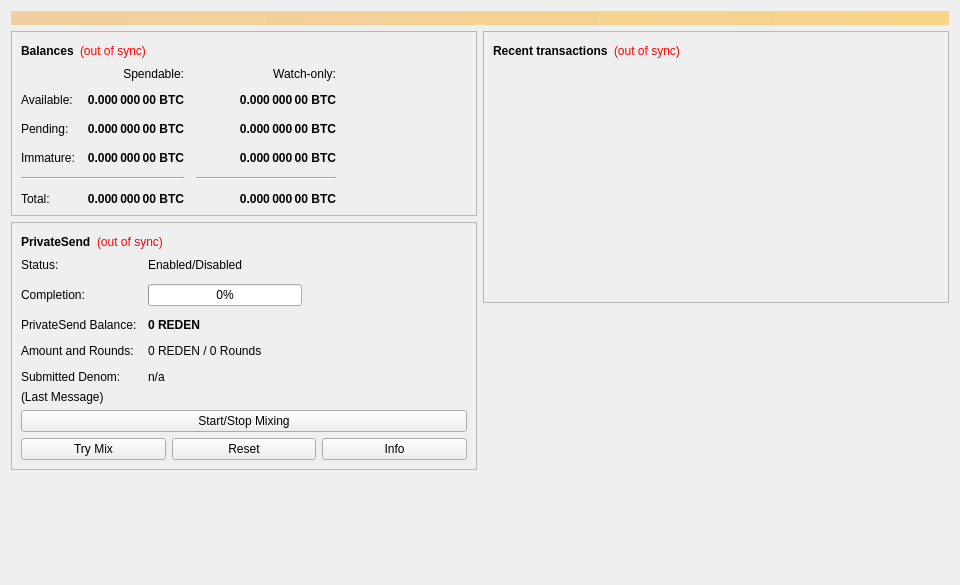
<?xml version="1.0" encoding="UTF-8"?>
<ui version="4.0">
 <class>OverviewPage</class>
 <widget class="QWidget" name="OverviewPage">
  <property name="geometry">
   <rect>
    <x>0</x>
    <y>0</y>
    <width>960</width>
    <height>585</height>
   </rect>
  </property>
  <property name="minimumSize">
   <size>
    <width>960</width>
    <height>0</height>
   </size>
  </property>
  <property name="windowTitle">
   <string>Form</string>
  </property>
  <layout class="QVBoxLayout" name="topLayout">
   <item>
    <widget class="QLabel" name="labelAlerts">
     <property name="visible">
      <bool>false</bool>
     </property>
     <property name="styleSheet">
      <string notr="true">background-color: qlineargradient(x1: 0, y1: 0, x2: 1, y2: 0, stop:0 #F0D0A0, stop:1 #F8D488); color:#000000;</string>
     </property>
     <property name="wordWrap">
      <bool>true</bool>
     </property>
     <property name="margin">
      <number>3</number>
     </property>
    </widget>
   </item>
   <item>
    <layout class="QHBoxLayout" name="horizontalLayout" stretch="1,1">
     <item>
      <layout class="QVBoxLayout" name="verticalLayout_2">
       <item>
        <widget class="QFrame" name="frame">
         <property name="frameShape">
          <enum>QFrame::StyledPanel</enum>
         </property>
         <property name="frameShadow">
          <enum>QFrame::Raised</enum>
         </property>
         <layout class="QVBoxLayout" name="verticalLayout_4">
          <item>
           <layout class="QHBoxLayout" name="horizontalLayout_4">
            <item>
             <widget class="QLabel" name="label_5">
              <property name="font">
               <font>
                <weight>75</weight>
                <bold>true</bold>
               </font>
              </property>
              <property name="text">
               <string>Balances</string>
              </property>
             </widget>
            </item>
            <item>
             <widget class="QLabel" name="labelWalletStatus">
              <property name="toolTip">
               <string>The displayed information may be out of date. Your wallet automatically synchronizes with the Reden network after a connection is established, but this process has not completed yet.</string>
              </property>
              <property name="styleSheet">
               <string notr="true">QLabel { color: red; }</string>
              </property>
              <property name="text">
               <string notr="true">(out of sync)</string>
              </property>
              <property name="alignment">
               <set>Qt::AlignLeading|Qt::AlignLeft|Qt::AlignVCenter</set>
              </property>
             </widget>
            </item>
            <item>
             <spacer name="horizontalSpacer_3">
              <property name="orientation">
               <enum>Qt::Horizontal</enum>
              </property>
              <property name="sizeHint" stdset="0">
               <size>
                <width>40</width>
                <height>20</height>
               </size>
              </property>
             </spacer>
            </item>
           </layout>
          </item>
          <item>
           <layout class="QGridLayout" name="gridLayout">
            <property name="spacing">
             <number>12</number>
            </property>
            <item row="2" column="2">
             <widget class="QLabel" name="labelWatchPending">
              <property name="font">
               <font>
                <weight>75</weight>
                <bold>true</bold>
               </font>
              </property>
              <property name="cursor">
               <cursorShape>IBeamCursor</cursorShape>
              </property>
              <property name="toolTip">
               <string>Unconfirmed transactions to watch-only addresses</string>
              </property>
              <property name="text">
               <string notr="true">0.000 000 00 BTC</string>
              </property>
              <property name="alignment">
               <set>Qt::AlignRight|Qt::AlignTrailing|Qt::AlignVCenter</set>
              </property>
              <property name="textInteractionFlags">
               <set>Qt::LinksAccessibleByMouse|Qt::TextSelectableByKeyboard|Qt::TextSelectableByMouse</set>
              </property>
             </widget>
            </item>
            <item row="2" column="1">
             <widget class="QLabel" name="labelUnconfirmed">
              <property name="font">
               <font>
                <weight>75</weight>
                <bold>true</bold>
               </font>
              </property>
              <property name="cursor">
               <cursorShape>IBeamCursor</cursorShape>
              </property>
              <property name="toolTip">
               <string>Total of transactions that have yet to be confirmed, and do not yet count toward the spendable balance</string>
              </property>
              <property name="text">
               <string notr="true">0.000 000 00 BTC</string>
              </property>
              <property name="alignment">
               <set>Qt::AlignRight|Qt::AlignTrailing|Qt::AlignVCenter</set>
              </property>
              <property name="textInteractionFlags">
               <set>Qt::LinksAccessibleByMouse|Qt::TextSelectableByKeyboard|Qt::TextSelectableByMouse</set>
              </property>
             </widget>
            </item>
            <item row="3" column="2">
             <widget class="QLabel" name="labelWatchImmature">
              <property name="font">
               <font>
                <weight>75</weight>
                <bold>true</bold>
               </font>
              </property>
              <property name="cursor">
               <cursorShape>IBeamCursor</cursorShape>
              </property>
              <property name="toolTip">
               <string>Mined balance in watch-only addresses that has not yet matured</string>
              </property>
              <property name="text">
               <string notr="true">0.000 000 00 BTC</string>
              </property>
              <property name="alignment">
               <set>Qt::AlignRight|Qt::AlignTrailing|Qt::AlignVCenter</set>
              </property>
              <property name="textInteractionFlags">
               <set>Qt::LinksAccessibleByMouse|Qt::TextSelectableByKeyboard|Qt::TextSelectableByMouse</set>
              </property>
             </widget>
            </item>
            <item row="4" column="0" colspan="2">
             <widget class="Line" name="lineSpendableBalance">
              <property name="orientation">
               <enum>Qt::Horizontal</enum>
              </property>
             </widget>
            </item>
            <item row="4" column="2">
             <widget class="Line" name="lineWatchBalance">
              <property name="sizePolicy">
               <sizepolicy hsizetype="Preferred" vsizetype="Fixed">
                <horstretch>0</horstretch>
                <verstretch>0</verstretch>
               </sizepolicy>
              </property>
              <property name="minimumSize">
               <size>
                <width>140</width>
                <height>0</height>
               </size>
              </property>
              <property name="orientation">
               <enum>Qt::Horizontal</enum>
              </property>
             </widget>
            </item>
            <item row="5" column="0">
             <widget class="QLabel" name="labelTotalText">
              <property name="text">
               <string>Total:</string>
              </property>
             </widget>
            </item>
            <item row="3" column="1">
             <widget class="QLabel" name="labelImmature">
              <property name="font">
               <font>
                <weight>75</weight>
                <bold>true</bold>
               </font>
              </property>
              <property name="cursor">
               <cursorShape>IBeamCursor</cursorShape>
              </property>
              <property name="toolTip">
               <string>Mined balance that has not yet matured</string>
              </property>
              <property name="text">
               <string notr="true">0.000 000 00 BTC</string>
              </property>
              <property name="alignment">
               <set>Qt::AlignRight|Qt::AlignTrailing|Qt::AlignVCenter</set>
              </property>
              <property name="textInteractionFlags">
               <set>Qt::LinksAccessibleByMouse|Qt::TextSelectableByKeyboard|Qt::TextSelectableByMouse</set>
              </property>
             </widget>
            </item>
            <item row="2" column="3">
             <spacer name="horizontalSpacer_2">
              <property name="orientation">
               <enum>Qt::Horizontal</enum>
              </property>
              <property name="sizeHint" stdset="0">
               <size>
                <width>40</width>
                <height>20</height>
               </size>
              </property>
             </spacer>
            </item>
            <item row="3" column="0">
             <widget class="QLabel" name="labelImmatureText">
              <property name="text">
               <string>Immature:</string>
              </property>
             </widget>
            </item>
            <item row="5" column="1">
             <widget class="QLabel" name="labelTotal">
              <property name="font">
               <font>
                <weight>75</weight>
                <bold>true</bold>
               </font>
              </property>
              <property name="cursor">
               <cursorShape>IBeamCursor</cursorShape>
              </property>
              <property name="toolTip">
               <string>Your current total balance</string>
              </property>
              <property name="text">
               <string notr="true">0.000 000 00 BTC</string>
              </property>
              <property name="alignment">
               <set>Qt::AlignRight|Qt::AlignTrailing|Qt::AlignVCenter</set>
              </property>
              <property name="textInteractionFlags">
               <set>Qt::LinksAccessibleByMouse|Qt::TextSelectableByKeyboard|Qt::TextSelectableByMouse</set>
              </property>
             </widget>
            </item>
            <item row="5" column="2">
             <widget class="QLabel" name="labelWatchTotal">
              <property name="font">
               <font>
                <weight>75</weight>
                <bold>true</bold>
               </font>
              </property>
              <property name="cursor">
               <cursorShape>IBeamCursor</cursorShape>
              </property>
              <property name="toolTip">
               <string>Current total balance in watch-only addresses</string>
              </property>
              <property name="text">
               <string notr="true">0.000 000 00 BTC</string>
              </property>
              <property name="alignment">
               <set>Qt::AlignRight|Qt::AlignTrailing|Qt::AlignVCenter</set>
              </property>
              <property name="textInteractionFlags">
               <set>Qt::LinksAccessibleByMouse|Qt::TextSelectableByKeyboard|Qt::TextSelectableByMouse</set>
              </property>
             </widget>
            </item>
            <item row="0" column="2">
             <widget class="QLabel" name="labelWatchonly">
              <property name="text">
               <string>Watch-only:</string>
              </property>
              <property name="alignment">
               <set>Qt::AlignRight|Qt::AlignTrailing|Qt::AlignVCenter</set>
              </property>
             </widget>
            </item>
            <item row="1" column="0">
             <widget class="QLabel" name="labelBalanceText">
              <property name="text">
               <string>Available:</string>
              </property>
             </widget>
            </item>
            <item row="1" column="1">
             <widget class="QLabel" name="labelBalance">
              <property name="font">
               <font>
                <weight>75</weight>
                <bold>true</bold>
               </font>
              </property>
              <property name="cursor">
               <cursorShape>IBeamCursor</cursorShape>
              </property>
              <property name="toolTip">
               <string>Your current spendable balance</string>
              </property>
              <property name="text">
               <string notr="true">0.000 000 00 BTC</string>
              </property>
              <property name="alignment">
               <set>Qt::AlignRight|Qt::AlignTrailing|Qt::AlignVCenter</set>
              </property>
              <property name="textInteractionFlags">
               <set>Qt::LinksAccessibleByMouse|Qt::TextSelectableByKeyboard|Qt::TextSelectableByMouse</set>
              </property>
             </widget>
            </item>
            <item row="1" column="2">
             <widget class="QLabel" name="labelWatchAvailable">
              <property name="font">
               <font>
                <weight>75</weight>
                <bold>true</bold>
               </font>
              </property>
              <property name="cursor">
               <cursorShape>IBeamCursor</cursorShape>
              </property>
              <property name="toolTip">
               <string>Your current balance in watch-only addresses</string>
              </property>
              <property name="text">
               <string notr="true">0.000 000 00 BTC</string>
              </property>
              <property name="alignment">
               <set>Qt::AlignRight|Qt::AlignTrailing|Qt::AlignVCenter</set>
              </property>
              <property name="textInteractionFlags">
               <set>Qt::LinksAccessibleByMouse|Qt::TextSelectableByKeyboard|Qt::TextSelectableByMouse</set>
              </property>
             </widget>
            </item>
            <item row="2" column="0">
             <widget class="QLabel" name="labelPendingText">
              <property name="text">
               <string>Pending:</string>
              </property>
             </widget>
            </item>
            <item row="0" column="1">
             <widget class="QLabel" name="labelSpendable">
              <property name="text">
               <string>Spendable:</string>
              </property>
              <property name="alignment">
               <set>Qt::AlignRight|Qt::AlignTrailing|Qt::AlignVCenter</set>
              </property>
             </widget>
            </item>
           </layout>
          </item>
         </layout>
        </widget>
       </item>
       <item>
        <widget class="QFrame" name="framePrivateSend">
         <property name="layoutDirection">
          <enum>Qt::LeftToRight</enum>
         </property>
         <property name="frameShape">
          <enum>QFrame::StyledPanel</enum>
         </property>
         <property name="frameShadow">
          <enum>QFrame::Raised</enum>
         </property>
         <layout class="QVBoxLayout" name="VerticalLayout_PS1">
          <item>
           <layout class="QHBoxLayout" name="horizontalLayout_5">
            <item>
             <widget class="QLabel" name="labelPrivateSendHeader">
              <property name="font">
               <font>
                <weight>75</weight>
                <bold>true</bold>
               </font>
              </property>
              <property name="text">
               <string>PrivateSend</string>
              </property>
             </widget>
            </item>
            <item>
             <widget class="QLabel" name="labelPrivateSendSyncStatus">
              <property name="toolTip">
               <string>The displayed information may be out of date. Your wallet automatically synchronizes with the Reden network after a connection is established, but this process has not completed yet.</string>
              </property>
              <property name="styleSheet">
               <string notr="true">QLabel { color: red; }</string>
              </property>
              <property name="text">
               <string notr="true">(out of sync)</string>
              </property>
              <property name="alignment">
               <set>Qt::AlignLeading|Qt::AlignLeft|Qt::AlignVCenter</set>
              </property>
             </widget>
            </item>
            <item>
             <spacer name="horizontalSpacer_4">
              <property name="orientation">
               <enum>Qt::Horizontal</enum>
              </property>
              <property name="sizeHint" stdset="0">
               <size>
                <width>40</width>
                <height>20</height>
               </size>
              </property>
             </spacer>
            </item>
           </layout>
          </item>
          <item>
           <layout class="QFormLayout" name="privateSendFormLayout">
            <property name="fieldGrowthPolicy">
             <enum>QFormLayout::AllNonFixedFieldsGrow</enum>
            </property>
            <property name="horizontalSpacing">
             <number>11</number>
            </property>
            <property name="verticalSpacing">
             <number>12</number>
            </property>
            <item row="0" column="0">
             <widget class="QLabel" name="labelPrivateSendEnabledText">
              <property name="text">
               <string>Status:</string>
              </property>
             </widget>
            </item>
            <item row="0" column="1">
             <widget class="QLabel" name="labelPrivateSendEnabled">
              <property name="text">
               <string>Enabled/Disabled</string>
              </property>
             </widget>
            </item>
            <item row="1" column="0">
             <widget class="QLabel" name="labelCompletitionText">
              <property name="text">
               <string>Completion:</string>
              </property>
             </widget>
            </item>
            <item row="1" column="1">
             <widget class="QProgressBar" name="privateSendProgress">
              <property name="maximumSize">
               <size>
                <width>154</width>
                <height>16777215</height>
               </size>
              </property>
              <property name="value">
               <number>0</number>
              </property>
             </widget>
            </item>
            <item row="2" column="0">
             <widget class="QLabel" name="labelAnonymizedText">
              <property name="text">
               <string>PrivateSend Balance:</string>
              </property>
             </widget>
            </item>
            <item row="2" column="1">
             <widget class="QLabel" name="labelAnonymized">
              <property name="font">
               <font>
                <weight>75</weight>
                <bold>true</bold>
               </font>
              </property>
              <property name="text">
               <string notr="true">0 REDEN</string>
              </property>
             </widget>
            </item>
            <item row="3" column="0">
             <widget class="QLabel" name="labelAmountAndRoundsText">
              <property name="text">
               <string>Amount and Rounds:</string>
              </property>
             </widget>
            </item>
            <item row="3" column="1">
             <widget class="QLabel" name="labelAmountRounds">
              <property name="text">
               <string>0 REDEN / 0 Rounds</string>
              </property>
             </widget>
            </item>
            <item row="4" column="0">
             <widget class="QLabel" name="labelSubmittedDenomText">
              <property name="text">
               <string>Submitted Denom:</string>
              </property>
             </widget>
            </item>
            <item row="4" column="1">
             <widget class="QLabel" name="labelSubmittedDenom">
              <property name="toolTip">
               <string>The denominations you submitted to the Masternode.&lt;br&gt;To mix, other users must submit the exact same denominations.</string>
              </property>
              <property name="text">
               <string>n/a</string>
              </property>
             </widget>
            </item>
           </layout>
          </item>
          <item>
           <layout class="QVBoxLayout" name="VerticalLayout_PS">
            <item>
             <widget class="QLabel" name="labelPrivateSendLastMessage">
              <property name="text">
               <string>(Last Message)</string>
              </property>
              <property name="alignment">
               <set>Qt::AlignLeading|Qt::AlignLeft|Qt::AlignTop</set>
              </property>
              <property name="wordWrap">
               <bool>true</bool>
              </property>
             </widget>
            </item>
            <item>
             <widget class="QPushButton" name="togglePrivateSend">
              <property name="sizePolicy">
               <sizepolicy hsizetype="MinimumExpanding" vsizetype="Fixed">
                <horstretch>0</horstretch>
                <verstretch>0</verstretch>
               </sizepolicy>
              </property>
              <property name="text">
               <string>Start/Stop Mixing</string>
              </property>
             </widget>
            </item>
            <item>
             <layout class="QHBoxLayout" name="horizontalLayout_debugbuttons">
              <item>
               <widget class="QPushButton" name="privateSendAuto">
                <property name="sizePolicy">
                 <sizepolicy hsizetype="MinimumExpanding" vsizetype="Fixed">
                  <horstretch>0</horstretch>
                  <verstretch>0</verstretch>
                 </sizepolicy>
                </property>
                <property name="toolTip">
                 <string>Try to manually submit a PrivateSend request.</string>
                </property>
                <property name="text">
                 <string>Try Mix</string>
                </property>
               </widget>
              </item>
              <item>
               <widget class="QPushButton" name="privateSendReset">
                <property name="sizePolicy">
                 <sizepolicy hsizetype="MinimumExpanding" vsizetype="Fixed">
                  <horstretch>0</horstretch>
                  <verstretch>0</verstretch>
                 </sizepolicy>
                </property>
                <property name="toolTip">
                 <string>Reset the current status of PrivateSend (can interrupt PrivateSend if it's in the process of Mixing, which can cost you money!)</string>
                </property>
                <property name="autoFillBackground">
                 <bool>false</bool>
                </property>
                <property name="text">
                 <string>Reset</string>
                </property>
               </widget>
              </item>
              <item>
               <widget class="QPushButton" name="privateSendInfo">
                <property name="sizePolicy">
                 <sizepolicy hsizetype="MinimumExpanding" vsizetype="Fixed">
                  <horstretch>0</horstretch>
                  <verstretch>0</verstretch>
                 </sizepolicy>
                </property>
                <property name="toolTip">
                 <string>Information about PrivateSend and Mixing</string>
                </property>
                <property name="text">
                 <string>Info</string>
                </property>
               </widget>
              </item>
             </layout>
            </item>
           </layout>
          </item>
         </layout>
        </widget>
       </item>
       <item>
        <spacer name="verticalSpacer">
         <property name="orientation">
          <enum>Qt::Vertical</enum>
         </property>
         <property name="sizeHint" stdset="0">
          <size>
           <width>20</width>
           <height>40</height>
          </size>
         </property>
        </spacer>
       </item>
      </layout>
     </item>
     <item>
      <layout class="QVBoxLayout" name="verticalLayout_3">
       <item>
        <widget class="QFrame" name="frame_2">
         <property name="frameShape">
          <enum>QFrame::StyledPanel</enum>
         </property>
         <property name="frameShadow">
          <enum>QFrame::Raised</enum>
         </property>
         <layout class="QVBoxLayout" name="verticalLayout">
          <item>
           <layout class="QHBoxLayout" name="horizontalLayout_2">
            <item>
             <widget class="QLabel" name="label_4">
              <property name="font">
               <font>
                <weight>75</weight>
                <bold>true</bold>
               </font>
              </property>
              <property name="text">
               <string>Recent transactions</string>
              </property>
             </widget>
            </item>
            <item>
             <widget class="QLabel" name="labelTransactionsStatus">
              <property name="toolTip">
               <string>The displayed information may be out of date. Your wallet automatically synchronizes with the Reden network after a connection is established, but this process has not completed yet.</string>
              </property>
              <property name="styleSheet">
               <string notr="true">QLabel { color: red; }</string>
              </property>
              <property name="text">
               <string notr="true">(out of sync)</string>
              </property>
              <property name="alignment">
               <set>Qt::AlignLeading|Qt::AlignLeft|Qt::AlignVCenter</set>
              </property>
             </widget>
            </item>
            <item>
             <spacer name="horizontalSpacer">
              <property name="orientation">
               <enum>Qt::Horizontal</enum>
              </property>
              <property name="sizeHint" stdset="0">
               <size>
                <width>40</width>
                <height>20</height>
               </size>
              </property>
             </spacer>
            </item>
           </layout>
          </item>
          <item>
           <widget class="QListView" name="listTransactions">
            <property name="styleSheet">
             <string notr="true">QListView { background: transparent; }</string>
            </property>
            <property name="frameShape">
             <enum>QFrame::NoFrame</enum>
            </property>
            <property name="verticalScrollBarPolicy">
             <enum>Qt::ScrollBarAlwaysOff</enum>
            </property>
            <property name="horizontalScrollBarPolicy">
             <enum>Qt::ScrollBarAlwaysOff</enum>
            </property>
            <property name="selectionMode">
             <enum>QAbstractItemView::NoSelection</enum>
            </property>
           </widget>
          </item>
         </layout>
        </widget>
       </item>
       <item>
        <spacer name="verticalSpacer_2">
         <property name="orientation">
          <enum>Qt::Vertical</enum>
         </property>
         <property name="sizeHint" stdset="0">
          <size>
           <width>20</width>
           <height>40</height>
          </size>
         </property>
        </spacer>
       </item>
      </layout>
     </item>
    </layout>
   </item>
  </layout>
 </widget>
 <resources/>
 <connections/>
</ui>
